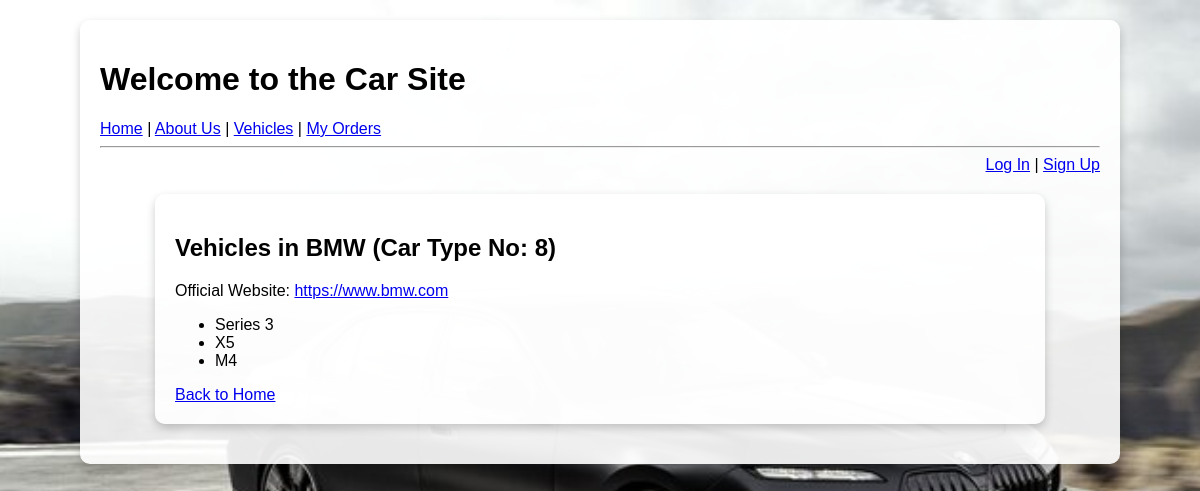
The app's page /carapp/car/8/ with its own data.
### carapp/models.py (models this page shows, shortened)
class CarType(models.Model):
    name = models.CharField(max_length=50)
    website_url = models.URLField(max_length=200, blank=True, null=True)

class Vehicle(models.Model):
    name = models.CharField(max_length=50)
    price = models.DecimalField(max_digits=10, decimal_places=2, default=0.00)
    instock = models.PositiveIntegerField(default=0)
    cartype = models.ForeignKey(CarType, related_name='vehicles', on_delete=models.CASCADE)
    features = models.ManyToManyField(Feature, related_name='vehicles', blank=True)

### carapp/views.py (the view)
# urls.py: path('car/<int:pk>/', views.CarDetailView.as_view(), name='cardetail'),
class CarDetailView(DetailView):
    model = CarType
    template_name = 'carapp/cardetail.html'
    context_object_name = 'cartype'
    def get_context_data(self, **kwargs):
        context = super().get_context_data(**kwargs)
        context['vehicles'] = Vehicle.objects.filter(cartype=self.object)
        return context

### carapp/templates/carapp/cardetail.html (shortened to what this page needs)
{% extends "carapp/base.html" %}
{% block content %}
<div class="container">
    <h2>Vehicles in {{ cartype.name }} (Car Type No: {{ cartype.id }})</h2>
    {% if cartype.website_url %}
        <p>Official Website: <a href="{{ cartype.website_url }}" target="_blank">{{ cartype.website_url }}</a></p>
    {% endif %}
    <ul>
        {% for vehicle in vehicles %}
            <li>{{ vehicle.name }}</li>
        {% empty %}
            <li>No vehicles available for this car type.</li>
        {% endfor %}
    </ul>
    <a href="{% url 'carapp:homepage' %}" class="back-link">Back to Home</a>
</div>
{% endblock %}

### carapp/static/carapp/css/styles.css (style rules this page uses)
body { font-family: Arial, sans-serif; margin: 0; padding: 0; background-color: #f9f9f9; background-image: url('../images/car_background.jpg'); background-size: cover; background-position: center; background-attachment: fixed; }
.container { width: 85%; max-width: 1000px; margin: 20px auto; padding: 20px; background: rgba(255, 255, 255, 0.9); border-radius: 10px; box-shadow: 0 4px 10px rgba(0, 0, 0, 0.2); }

### records on screen
CarType: name "BMW", id "8", website_url "https://www.bmw.com"
Vehicle: name "Series 3"
Vehicle: name "X5"
Vehicle: name "M4"
